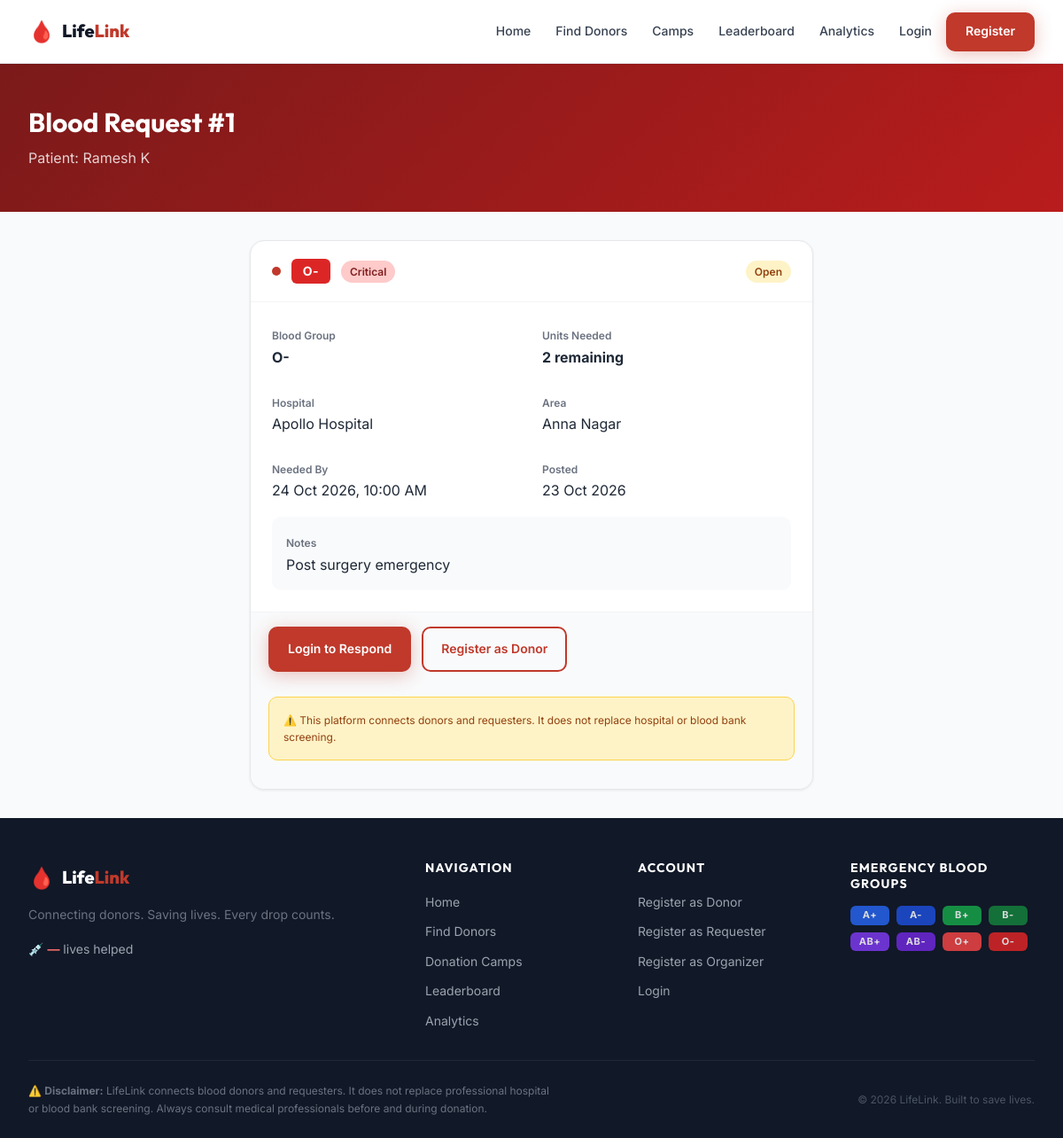
Screenshot of /pages/public/request_detail.php?id=1 with the database file from the repository.
### tables this page shows
CREATE TABLE IF NOT EXISTS requests (
    id              INT UNSIGNED AUTO_INCREMENT PRIMARY KEY,
    requester_id    INT UNSIGNED NOT NULL,
    patient_name    VARCHAR(100) NOT NULL,
    blood_group     ENUM('A+','A-','B+','B-','AB+','AB-','O+','O-') NOT NULL,
    units_needed    TINYINT UNSIGNED NOT NULL DEFAULT 1,
    units_accepted  TINYINT UNSIGNED NOT NULL DEFAULT 0,
    hospital        VARCHAR(200) NOT NULL,
    area_id         INT UNSIGNED NULL DEFAULT NULL,
     
    lat             DECIMAL(9,6) NULL DEFAULT NULL,
    lng             DECIMAL(9,6) NULL DEFAULT NULL,
    city            VARCHAR(100) NULL DEFAULT NULL,
    state           VARCHAR(100) NULL DEFAULT NULL,
    country         VARCHAR(100) NULL DEFAULT NULL,
    urgency         ENUM('Critical','Within 24 hours','Planned') NOT NULL DEFAULT 'Planned',
    contact_phone   VARCHAR(20) NOT NULL,
    needed_by       DATETIME NOT NULL,
    status          ENUM('Open','Donor Found','Fulfilled','Expired','Cancelled') NOT NULL DEFAULT 'Open',
    created_at      DATETIME NOT NULL DEFAULT CURRENT_TIMESTAMP,
    expires_at      DATETIME NULL,
    escalated_at    DATETIME NULL,
    wave            TINYINT UNSIGNED NOT NULL DEFAULT 0,
    wave_notified_at DATETIME NULL,
    notes           TEXT NULL,
    FOREIGN KEY (requester_id) REFERENCES users(id),
    FOREIGN KEY (area_id)      REFERENCES areas(id) ON DELETE SET NULL,
    INDEX idx_status      (status),
    INDEX idx_blood_group (blood_group),
    INDEX idx_urgency     (urgency),
    INDEX idx_created     (created_at),
    INDEX idx_requester   (requester_id),
    INDEX idx_req_lat_lng (lat, lng)
);

CREATE TABLE IF NOT EXISTS areas (
    id   INT UNSIGNED AUTO_INCREMENT PRIMARY KEY,
    name VARCHAR(100) NOT NULL,
    city VARCHAR(100) NOT NULL,
    lat  DECIMAL(9,6) NULL,
    lng  DECIMAL(9,6) NULL,
    INDEX idx_city (city)
);

### includes/helpers.php (called while the page is built, shortened)
<?php
function e(mixed $value): string {
    return htmlspecialchars((string)($value ?? ''), ENT_QUOTES | ENT_SUBSTITUTE, 'UTF-8');
}
function timeAgo(string $datetime): string {
    $diff = time() - strtotime($datetime);
    return date('d M Y', strtotime($datetime));
}
function formatDateTime(string $dt): string {
    return date('d M Y, h:i A', strtotime($dt));
}
function bloodGroupBadgeClass(string $group): string {
    $map = [
        'O-'  => 'badge-o-neg',
        'O+'  => 'badge-o-pos',
        'A+'  => 'badge-a-pos',
        'A-'  => 'badge-a-neg',
        'B+'  => 'badge-b-pos',
        'B-'  => 'badge-b-neg',
        'AB+' => 'badge-ab-pos',
        'AB-' => 'badge-ab-neg',
    ];
    return $map[$group] ?? 'badge-default';
}
function urgencyClass(string $urgency): string {
    return match($urgency) {
        'Critical'        => 'urgency-critical',
        'Within 24 hours' => 'urgency-urgent',
        default           => 'urgency-planned',
    };
}
function statusClass(string $status): string {
    return match($status) {
        'Open'         => 'status-open',
        'Donor Found'  => 'status-found',
        'Fulfilled'    => 'status-fulfilled',
        'Expired'      => 'status-expired',
        'Cancelled'    => 'status-cancelled',
        default        => '',
    };
}

### includes/auth.php (called while the page is built, shortened)
<?php
function isLoggedIn(): bool {
    return !empty($_SESSION['user_id']);
}

### pages/public/request_detail.php (the view, shortened to what this page needs)
<?php
require_once __DIR__ . '/../../includes/auth.php';
require_once __DIR__ . '/../../includes/helpers.php';
$db = getDB();
$id = (int)($_GET['id'] ?? 0);
$stmt = $db->prepare(
    'SELECT r.*, a.name AS area_name, u.name AS requester_name
     FROM requests r LEFT JOIN areas a ON a.id=r.area_id JOIN users u ON u.id=r.requester_id
     WHERE r.id=?'
);
$stmt->execute([$id]);
$req = $stmt->fetch();
require __DIR__ . '/../../includes/header.php';
?>
<div class="page-header">
    <div class="container">
        <h1>Blood Request #<?= $id ?></h1>
        <p>Patient: <?= e($req['patient_name']) ?></p>
    </div>
</div>
<section class="section-sm">
    <div class="container" style="max-width:700px">
        <div class="card">
            <div class="card-header">
                <div style="display:flex;gap:var(--space-3);align-items:center">
                    <?php if($req['urgency']==='Critical'): ?><span class="pulse-dot"></span><?php endif; ?>
                    <span class="blood-badge <?= bloodGroupBadgeClass($req['blood_group']) ?>"><?= e($req['blood_group']) ?></span>
                    <span class="status-badge <?= urgencyClass($req['urgency']) ?>"><?= e($req['urgency']) ?></span>
                </div>
                <span class="status-badge <?= statusClass($req['status']) ?>"><?= e($req['status']) ?></span>
            </div>
            <div class="card-body">
                <div class="grid-2 gap-4">
                    <div><label class="text-xs text-muted">Blood Group</label><p class="text-bold"><?= e($req['blood_group']) ?></p></div>
                    <div><label class="text-xs text-muted">Units Needed</label><p class="text-bold"><?= (int)$req['units_needed'] - (int)$req['units_accepted'] ?> remaining</p></div>
                    <div><label class="text-xs text-muted">Hospital</label><p><?= e($req['hospital']) ?></p></div>
                    <div><label class="text-xs text-muted">Area</label><p><?= e($req['area_name']) ?></p></div>
                    <div><label class="text-xs text-muted">Needed By</label><p><?= formatDateTime($req['needed_by']) ?></p></div>
                    <div><label class="text-xs text-muted">Posted</label><p><?= timeAgo($req['created_at']) ?></p></div>
                </div>
                <?php if($req['notes']): ?>
                    <div style="margin-top:var(--space-4);padding:var(--space-4);background:var(--gray-50);border-radius:var(--radius-md)">
                        <label class="text-xs text-muted">Notes</label>
                        <p><?= e($req['notes']) ?></p>
                    </div>
                <?php endif; ?>
            </div>
            <div class="card-footer">
                <?php if(!isLoggedIn()): ?>
                    <a href="<?= APP_URL ?>/pages/login.php" class="btn btn-primary">Login to Respond</a>
                    <a href="<?= APP_URL ?>/pages/register.php?role=donor" class="btn btn-outline">Register as Donor</a>
                <?php elseif(currentRole()==='donor' && $req['status']==='Open'): ?>
                    <p class="text-sm text-muted">Check your <a href="<?= APP_URL ?>/pages/donor/responses.php">responses page</a> to accept this request if you were matched.</p>
                <?php endif; ?>
                <div class="alert alert-warning mt-4" style="font-size:var(--text-xs)">
                    ⚠️ This platform connects donors and requesters. It does not replace hospital or blood bank screening.
                </div>
            </div>
        </div>
    </div>
</section>
<?php require __DIR__ . '/../../includes/footer.php'; ?>

### rows the page displays
requests: patient_name "Ramesh K", blood_group "O-", urgency "Critical", status "Open", (int)$req['units_needed']-(int)$req['units_accepted'] "2", hospital "Apollo Hospital", area.name "Anna Nagar", needed_by "24 Oct 2026, 10:00 AM", created_at "23 Oct 2026", notes "Post surgery emergency"

### other values shown
$id "1"
$g "A+"
$g "A-"
$g "B+"
$g "B-"
$g "AB+"
$g "AB-"
$g "O+"
$g "O-"
APP_NAME "LifeLink"
